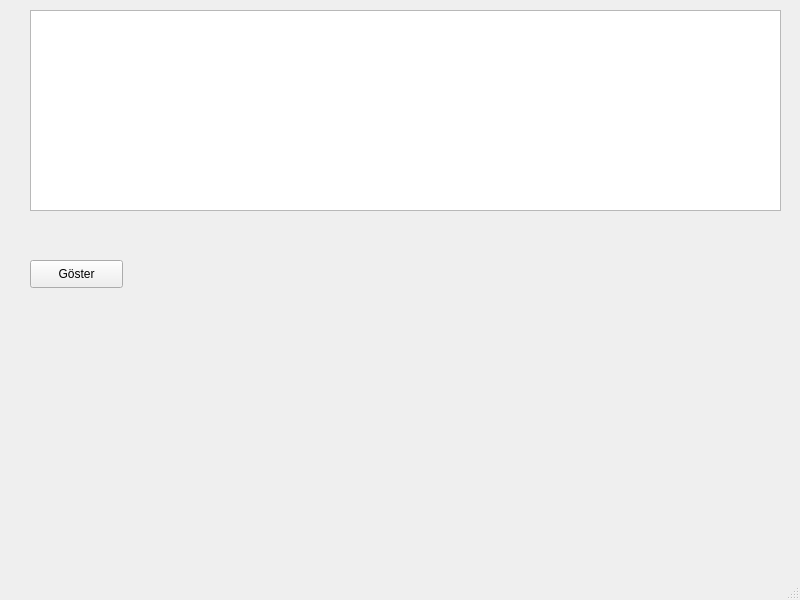
<?xml version="1.0" encoding="UTF-8"?>
<ui version="4.0">
 <class>MainWindow</class>
 <widget class="QMainWindow" name="MainWindow">
  <property name="geometry">
   <rect>
    <x>0</x>
    <y>0</y>
    <width>800</width>
    <height>600</height>
   </rect>
  </property>
  <property name="windowTitle">
   <string>MainWindow</string>
  </property>
  <widget class="QWidget" name="centralwidget">
   <widget class="QPushButton" name="pushButton">
    <property name="geometry">
     <rect>
      <x>30</x>
      <y>260</y>
      <width>93</width>
      <height>28</height>
     </rect>
    </property>
    <property name="text">
     <string>Göster</string>
    </property>
   </widget>
   <widget class="QTableWidget" name="tableWidget">
    <property name="geometry">
     <rect>
      <x>30</x>
      <y>10</y>
      <width>751</width>
      <height>201</height>
     </rect>
    </property>
   </widget>
  </widget>
  <widget class="QMenuBar" name="menubar">
   <property name="geometry">
    <rect>
     <x>0</x>
     <y>0</y>
     <width>800</width>
     <height>26</height>
    </rect>
   </property>
  </widget>
  <widget class="QStatusBar" name="statusbar"/>
 </widget>
 <resources/>
 <connections/>
</ui>
